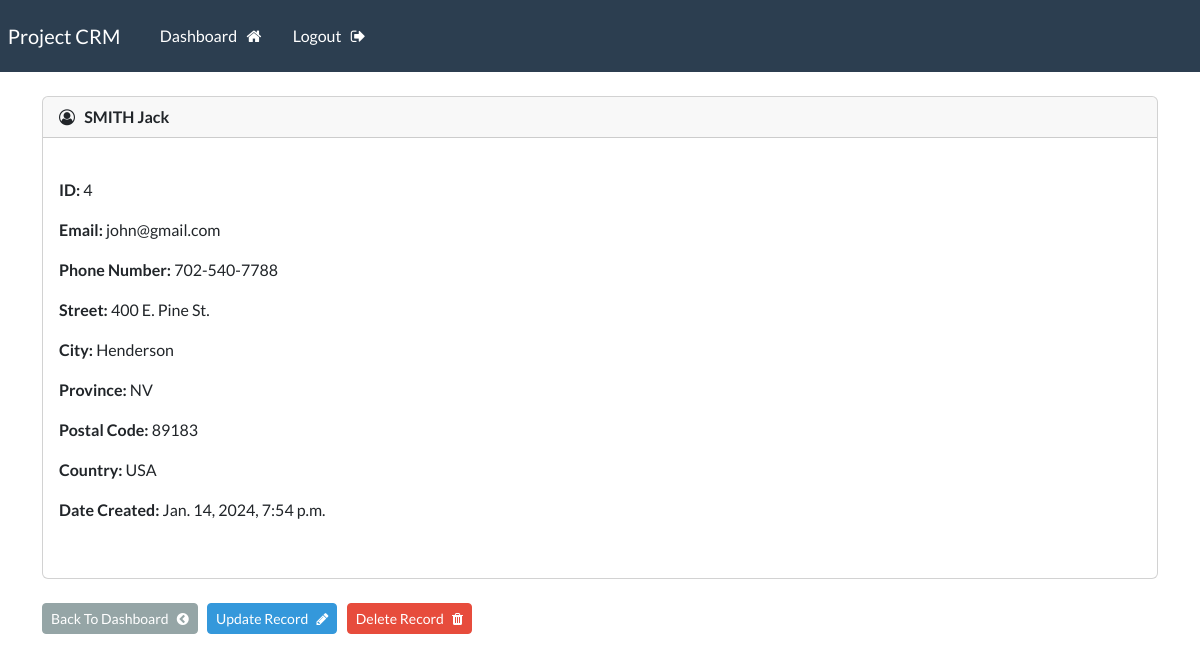
Screenshot of /record/4/ (signed in) with the database file from the repository.
### webapp/models.py (models this page shows, shortened)
class Record(models.Model):
    creation_date = models.DateTimeField(auto_now_add=True)
    first_name = models.CharField(max_length=100)
    last_name = models.CharField(max_length=100)
    email_address = models.EmailField(max_length=255)
    phone_number = models.CharField(max_length=20)
    address = models.CharField(max_length=255)
    city = models.CharField(max_length=100)
    province = models.CharField(max_length=100)
    postal_code = models.CharField(max_length=10)
    country = models.CharField(max_length=100)

### webapp/views.py (the view)
# urls.py: path("record/<int:pk>/", views.singular_record, name="record"),
@login_required(login_url="login")
def singular_record(request, pk):
    all_records = Record.objects.get(id=pk)
    context = {"record": all_records}
    return render(request, "webapp/view-record.html", context=context)

### webapp/templates/webapp/view-record.html (shortened to what this page needs)
{% extends "webapp/base.html" %}
{% block content %}
    <div class="card">
        <div class="card-header">
            <i class="fa fa-user-circle-o" aria-hidden="true"></i> &nbsp;
            <strong>
                {{ record.last_name|upper }}
                {{ record.first_name }}
            </strong>
        </div>
        <div class="card-body">
            <br>
            <p> <strong> ID: </strong>{{ record.id }}</p>
            <p> <strong> Email: </strong>{{ record.email_address }}</p>
            <p> <strong> Phone Number: </strong>{{ record.phone_number }}</p>
            <p> <strong> Street: </strong>{{ record.address }}</p>
            <p> <strong> City: </strong>{{ record.city }}</p>
            <p> <strong> Province: </strong>{{ record.province }}</p>
            <p> <strong> Postal Code: </strong>{{ record.postal_code }}</p>
            <p> <strong> Country: </strong>{{ record.country }}</p>
            <p> <strong> Date Created: </strong>{{ record.creation_date }}</p>
            <br>
        </div>
    </div>
    <br>
    <a class="btn btn-secondary btn-sm" href="{% url 'dashboard' %}">Back To Dashboard &nbsp; <i class="fa fa-chevron-circle-left" aria-hidden="true"></i></a>
    <a class="btn btn-info btn-sm" href="{% url 'update-record' record.id %}">Update Record &nbsp; <i class="fa fa-pencil" aria-hidden="true"></i></a>
    <a class="btn btn-danger btn-sm" href="{% url 'delete-record' record.id %}">Delete Record &nbsp; <i class="fa fa-trash" aria-hidden="true"></i></a>
{% endblock %}

### rows the page displays
Record: last_name "SMITH", first_name "Jack", id "4", email_address "john@gmail.com", phone_number "702-540-7788", address "400 E. Pine St.", city "Henderson", province "NV", postal_code "89183", country "USA", creation_date "Jan. 14, 2024, 7:54 p.m."
